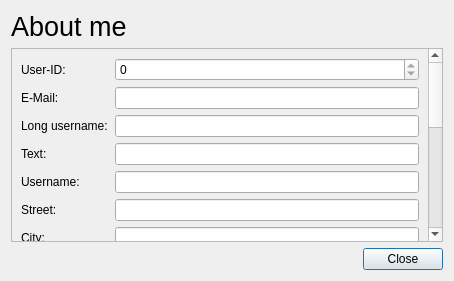
<?xml version="1.0" encoding="UTF-8"?>
<ui version="4.0">
 <class>AboutMeDialog</class>
 <widget class="QDialog" name="AboutMeDialog">
  <property name="geometry">
   <rect>
    <x>0</x>
    <y>0</y>
    <width>454</width>
    <height>281</height>
   </rect>
  </property>
  <property name="windowTitle">
   <string>About me</string>
  </property>
  <layout class="QVBoxLayout" name="verticalLayout" stretch="0,1,0">
   <item>
    <widget class="QLabel" name="labelTitle">
     <property name="font">
      <font>
       <pointsize>20</pointsize>
      </font>
     </property>
     <property name="text">
      <string>About me</string>
     </property>
    </widget>
   </item>
   <item>
    <widget class="QScrollArea" name="scrollArea">
     <property name="widgetResizable">
      <bool>true</bool>
     </property>
     <widget class="QWidget" name="scrollAreaWidgetContents">
      <property name="geometry">
       <rect>
        <x>0</x>
        <y>0</y>
        <width>420</width>
        <height>540</height>
       </rect>
      </property>
      <layout class="QFormLayout" name="formLayout">
       <item row="0" column="0">
        <widget class="QLabel" name="labelUserId">
         <property name="text">
          <string>User-ID:</string>
         </property>
         <property name="buddy">
          <cstring>spinBoxUserId</cstring>
         </property>
        </widget>
       </item>
       <item row="1" column="0">
        <widget class="QLabel" name="labelEmail">
         <property name="text">
          <string>E-Mail:</string>
         </property>
         <property name="buddy">
          <cstring>lineEditEmail</cstring>
         </property>
        </widget>
       </item>
       <item row="2" column="0">
        <widget class="QLabel" name="labelLongUsername">
         <property name="text">
          <string>Long username:</string>
         </property>
         <property name="buddy">
          <cstring>lineEditLongUsername</cstring>
         </property>
        </widget>
       </item>
       <item row="3" column="0">
        <widget class="QLabel" name="labelText">
         <property name="text">
          <string>Text:</string>
         </property>
         <property name="buddy">
          <cstring>lineEditText</cstring>
         </property>
        </widget>
       </item>
       <item row="4" column="0">
        <widget class="QLabel" name="labelUsername">
         <property name="text">
          <string>Username:</string>
         </property>
         <property name="buddy">
          <cstring>lineEditUsername</cstring>
         </property>
        </widget>
       </item>
       <item row="0" column="1">
        <widget class="QSpinBox" name="spinBoxUserId">
         <property name="readOnly">
          <bool>true</bool>
         </property>
         <property name="maximum">
          <number>16777215</number>
         </property>
        </widget>
       </item>
       <item row="1" column="1">
        <widget class="QLineEdit" name="lineEditEmail">
         <property name="readOnly">
          <bool>true</bool>
         </property>
        </widget>
       </item>
       <item row="2" column="1">
        <widget class="QLineEdit" name="lineEditLongUsername">
         <property name="readOnly">
          <bool>true</bool>
         </property>
        </widget>
       </item>
       <item row="3" column="1">
        <widget class="QLineEdit" name="lineEditText">
         <property name="readOnly">
          <bool>true</bool>
         </property>
        </widget>
       </item>
       <item row="4" column="1">
        <widget class="QLineEdit" name="lineEditUsername">
         <property name="readOnly">
          <bool>true</bool>
         </property>
        </widget>
       </item>
       <item row="5" column="0">
        <widget class="QLabel" name="labelStreet">
         <property name="text">
          <string>Street:</string>
         </property>
        </widget>
       </item>
       <item row="6" column="0">
        <widget class="QLabel" name="labelCity">
         <property name="text">
          <string>City:</string>
         </property>
        </widget>
       </item>
       <item row="7" column="0">
        <widget class="QLabel" name="labelEmployedSince">
         <property name="text">
          <string>Employed since:</string>
         </property>
        </widget>
       </item>
       <item row="8" column="0">
        <widget class="QLabel" name="labelEmployedTill">
         <property name="text">
          <string>Employed till:</string>
         </property>
        </widget>
       </item>
       <item row="9" column="0">
        <widget class="QLabel" name="labelPlaceOfBirth">
         <property name="text">
          <string>Place of birth:</string>
         </property>
        </widget>
       </item>
       <item row="10" column="0">
        <widget class="QLabel" name="labelZipcode">
         <property name="text">
          <string>Zipcode:</string>
         </property>
        </widget>
       </item>
       <item row="11" column="0">
        <widget class="QLabel" name="labelReligion">
         <property name="text">
          <string>Religion:</string>
         </property>
        </widget>
       </item>
       <item row="12" column="0">
        <widget class="QLabel" name="labelDepartment">
         <property name="text">
          <string>Department:</string>
         </property>
        </widget>
       </item>
       <item row="13" column="0">
        <widget class="QLabel" name="labelVerwendgr">
         <property name="text">
          <string>Verwendgr:</string>
         </property>
        </widget>
       </item>
       <item row="14" column="0">
        <widget class="QLabel" name="labelTaetig">
         <property name="text">
          <string>Taetig:</string>
         </property>
        </widget>
       </item>
       <item row="15" column="0">
        <widget class="QLabel" name="labelArbverh">
         <property name="text">
          <string>Arbverh:</string>
         </property>
        </widget>
       </item>
       <item row="16" column="0">
        <widget class="QLabel" name="labelBetriebsnr">
         <property name="text">
          <string>Betriebsnr:</string>
         </property>
        </widget>
       </item>
       <item row="5" column="1">
        <widget class="QLineEdit" name="lineEditStreet">
         <property name="readOnly">
          <bool>true</bool>
         </property>
        </widget>
       </item>
       <item row="6" column="1">
        <widget class="QLineEdit" name="lineEditCity">
         <property name="readOnly">
          <bool>true</bool>
         </property>
        </widget>
       </item>
       <item row="7" column="1">
        <widget class="QLineEdit" name="lineEditEmployedSince">
         <property name="readOnly">
          <bool>true</bool>
         </property>
        </widget>
       </item>
       <item row="8" column="1">
        <widget class="QLineEdit" name="lineEditEmployedTill">
         <property name="readOnly">
          <bool>true</bool>
         </property>
        </widget>
       </item>
       <item row="9" column="1">
        <widget class="QLineEdit" name="lineEditPlaceOfBirth">
         <property name="readOnly">
          <bool>true</bool>
         </property>
        </widget>
       </item>
       <item row="10" column="1">
        <widget class="QLineEdit" name="lineEditZipcode">
         <property name="readOnly">
          <bool>true</bool>
         </property>
        </widget>
       </item>
       <item row="11" column="1">
        <widget class="QLineEdit" name="lineEditReligion">
         <property name="readOnly">
          <bool>true</bool>
         </property>
        </widget>
       </item>
       <item row="12" column="1">
        <widget class="QLineEdit" name="lineEditDepartment">
         <property name="readOnly">
          <bool>true</bool>
         </property>
        </widget>
       </item>
       <item row="13" column="1">
        <widget class="QLineEdit" name="lineEditVerwendgr">
         <property name="readOnly">
          <bool>true</bool>
         </property>
        </widget>
       </item>
       <item row="14" column="1">
        <widget class="QLineEdit" name="lineEditTaetig">
         <property name="readOnly">
          <bool>true</bool>
         </property>
        </widget>
       </item>
       <item row="15" column="1">
        <widget class="QLineEdit" name="lineEditArbverh">
         <property name="readOnly">
          <bool>true</bool>
         </property>
        </widget>
       </item>
       <item row="16" column="1">
        <widget class="QLineEdit" name="lineEditBetriebsnr">
         <property name="readOnly">
          <bool>true</bool>
         </property>
        </widget>
       </item>
      </layout>
     </widget>
    </widget>
   </item>
   <item>
    <widget class="QDialogButtonBox" name="buttonBox">
     <property name="standardButtons">
      <set>QDialogButtonBox::Close</set>
     </property>
    </widget>
   </item>
  </layout>
 </widget>
 <resources/>
 <connections>
  <connection>
   <sender>buttonBox</sender>
   <signal>rejected()</signal>
   <receiver>AboutMeDialog</receiver>
   <slot>close()</slot>
   <hints>
    <hint type="sourcelabel">
     <x>226</x>
     <y>5</y>
    </hint>
    <hint type="destinationlabel">
     <x>226</x>
     <y>0</y>
    </hint>
   </hints>
  </connection>
 </connections>
</ui>
